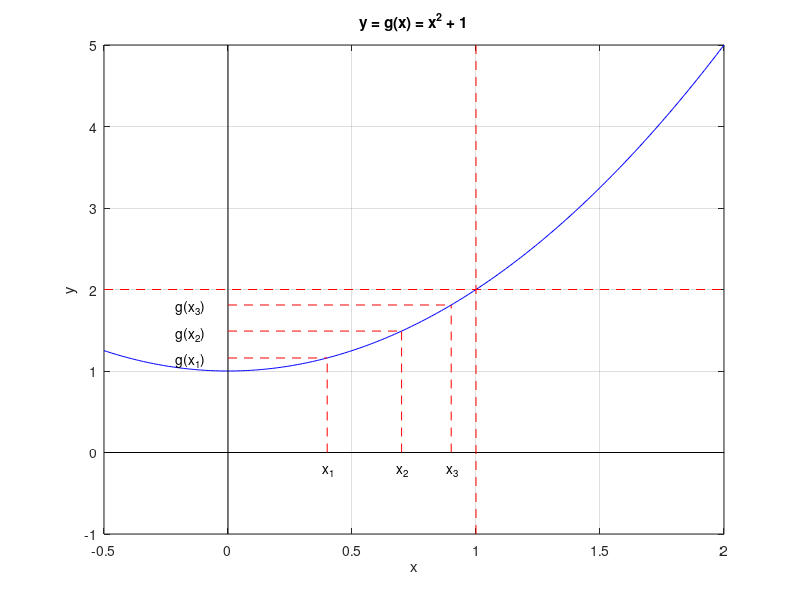

This figure's MATLAB source:
close all;

% Graph of  y = g(x) = x^2 + 1
x=-0.5:0.01:2;
y = x.^2 + 1;
plot(x,y,'b')
hold on
grid on

% The x axis
x=-0.5:2.5:2;
y=0*x;
plot(x,y,'k')

% The line y = 2
x=-0.5:2.5:2;
y=0*x + 2;
plot(x,y, '--r')

% The y axis
y=-1:6:5;
x=0*y;
plot(x,y,'k')

% The line x = 1
y=-1:6:5;
x=0*y + 1;
plot(x,y, '--r')

% The title and the labels
xlabel('x')
ylabel('y')
title('y = g(x) = x^2 + 1')

% g(x_1) with x_1 = 0.4
text(0.38,-0.22,'x_1');
text(-0.21, 1.13,'g(x_1)');
x=0:0.4:0.4;
y=0*x + 1.16;
plot(x,y, '--r')
y=0:1.16:1.16;
x=0*y + 0.4;
plot(x,y, '--r')

% g(x_2) with x_2 = 0.7
text(0.68,-0.22,'x_2');
text(-0.21, 1.45,'g(x_2)');
x=0:0.7:0.7;
y=0*x + 1.49;
plot(x,y, '--r')
y=0:1.49:1.49;
x=0*y + 0.7;
plot(x,y, '--r')

% g(x_3) with x_3 = 0.9
text(0.88,-0.22,'x_3');
text(-0.21, 1.79,'g(x_3)');
x=0:0.9:0.9;
y=0*x + 1.81;
plot(x,y, '--r')
y=0:1.81:1.81;
x=0*y + 0.9;
plot(x,y, '--r')
